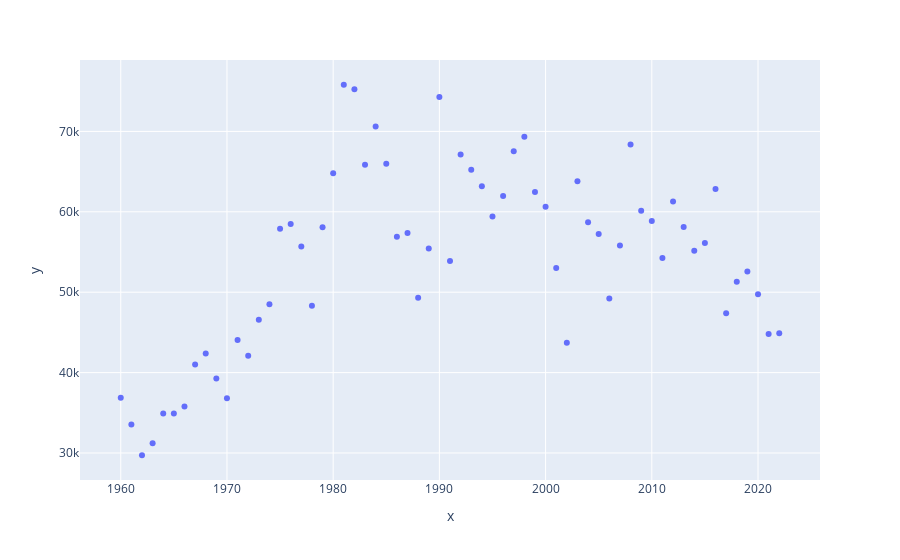

Notebook code for this chart:
### Code cell
fig = px.scatter(x=production_data["Market_Year"], y=production_data["Value"])
fig.show()

### Figure 1 — Plotly figure (JSON) as saved in the notebook; plotly's stock layout.template omitted (floating-point values rounded to 4 significant figures)
{"data": [{"hovertemplate": "x=%{x}<br>y=%{y}<extra></extra>", "legendgroup": "", "marker": {"color": "#636efa", "symbol": "circle"}, "mode": "markers", "name": "", "orientation": "v", "showlegend": false, "type": "scatter", "x": [1960, 1961, 1962, 1963, 1964, 1965, 1966, 1967, 1968, 1969, 1970, 1971, 1972, 1973, 1974, 1975, 1976, 1977, 1978, 1979, 1980, 1981, 1982, 1983, 1984, 1985, 1986, 1987, 1988, 1989, 1990, 1991, 1992, 1993, 1994, 1995, 1996, 1997, 1998, 1999, 2000, 2001, 2002, 2003, 2004, 2005, 2006, 2007, 2008, 2009, 2010, 2011, 2012, 2013, 2014, 2015, 2016, 2017, 2018, 2019, 2020, 2021, 2022], "xaxis": "x", "y": [36877, 33557, 29719, 31216, 34917, 34917, 35788, 41014, 42375, 39272, 36795, 44052, 42081, 46560, 48496, 57885, 58480, 55670, 48322, 58080, 64798, 75805, 75250, 65857, 70618, 65974, 56896, 57362, 49320, 55428, 74292, 53891, 67135, 65220, 63167, 59404, 61980, 67534, 69327, 62475, 60641, 53001, 43705, 63805, 58698, 57243, 49217, 55821, 68363, 60117, 58868, 54244, 61298, 58105, 55147, 56117, 62832, 47380, 51306, 52581, 49751, 44804, 44902], "yaxis": "y"}], "layout": {"legend": {"tracegroupgap": 0}, "margin": {"t": 60}, "xaxis": {"anchor": "y", "domain": [0, 1], "title": {"text": "x"}}, "yaxis": {"anchor": "x", "domain": [0, 1], "title": {"text": "y"}}}}
